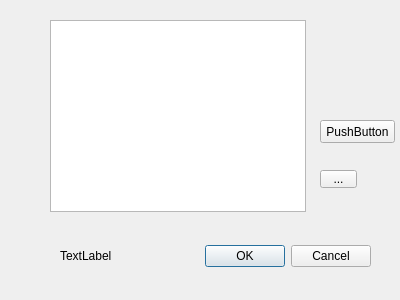
<?xml version="1.0" encoding="UTF-8"?>
<ui version="4.0">
 <class>Dialog</class>
 <widget class="QDialog" name="Dialog">
  <property name="geometry">
   <rect>
    <x>0</x>
    <y>0</y>
    <width>400</width>
    <height>300</height>
   </rect>
  </property>
  <property name="windowTitle">
   <string>Dialog</string>
  </property>
  <widget class="QDialogButtonBox" name="buttonBox">
   <property name="geometry">
    <rect>
     <x>30</x>
     <y>240</y>
     <width>341</width>
     <height>32</height>
    </rect>
   </property>
   <property name="orientation">
    <enum>Qt::Horizontal</enum>
   </property>
   <property name="standardButtons">
    <set>QDialogButtonBox::Cancel|QDialogButtonBox::Ok</set>
   </property>
  </widget>
  <widget class="QTextBrowser" name="textBrowser">
   <property name="geometry">
    <rect>
     <x>50</x>
     <y>20</y>
     <width>256</width>
     <height>192</height>
    </rect>
   </property>
  </widget>
  <widget class="QLabel" name="label">
   <property name="geometry">
    <rect>
     <x>60</x>
     <y>250</y>
     <width>54</width>
     <height>12</height>
    </rect>
   </property>
   <property name="text">
    <string>TextLabel</string>
   </property>
  </widget>
  <widget class="QPushButton" name="pushButton">
   <property name="geometry">
    <rect>
     <x>320</x>
     <y>120</y>
     <width>75</width>
     <height>23</height>
    </rect>
   </property>
   <property name="text">
    <string>PushButton</string>
   </property>
  </widget>
  <widget class="QToolButton" name="toolButton">
   <property name="geometry">
    <rect>
     <x>320</x>
     <y>170</y>
     <width>37</width>
     <height>18</height>
    </rect>
   </property>
   <property name="text">
    <string>...</string>
   </property>
  </widget>
 </widget>
 <resources/>
 <connections>
  <connection>
   <sender>buttonBox</sender>
   <signal>accepted()</signal>
   <receiver>Dialog</receiver>
   <slot>accept()</slot>
   <hints>
    <hint type="sourcelabel">
     <x>248</x>
     <y>254</y>
    </hint>
    <hint type="destinationlabel">
     <x>157</x>
     <y>274</y>
    </hint>
   </hints>
  </connection>
  <connection>
   <sender>buttonBox</sender>
   <signal>rejected()</signal>
   <receiver>Dialog</receiver>
   <slot>reject()</slot>
   <hints>
    <hint type="sourcelabel">
     <x>316</x>
     <y>260</y>
    </hint>
    <hint type="destinationlabel">
     <x>286</x>
     <y>274</y>
    </hint>
   </hints>
  </connection>
 </connections>
</ui>
